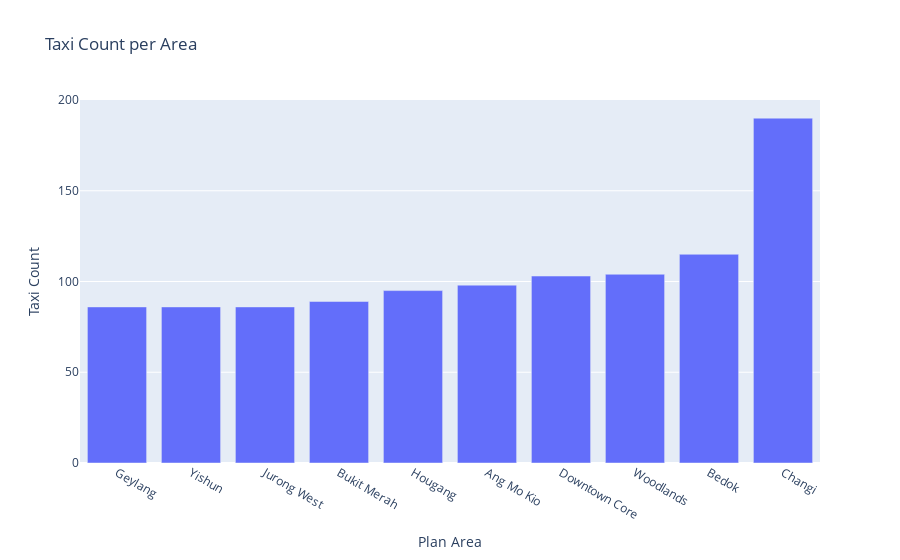
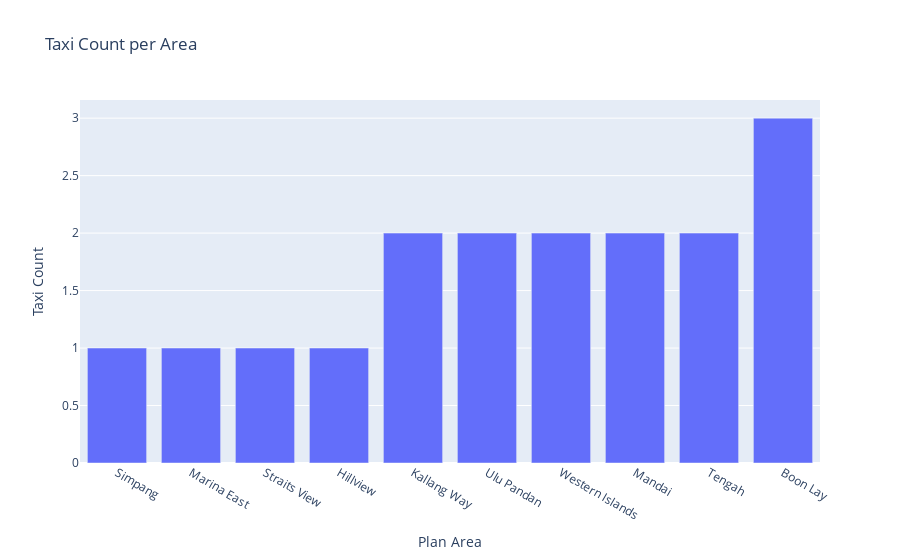

The cell these charts' notebook holds for them, in order:
### Code cell
import psycopg2
import requests
import json
import pandas as pd
from sqlalchemy import create_engine
import geopandas as gpd
import geopy
from geopy.geocoders import Nominatim
import plotly_express as px

conn_string = 'postgres://postgres:root@localhost:5432/test'
  
db = create_engine(conn_string)
conn = db.connect()

sql_query = pd.read_sql_query ('''
                               with cte as (
select max(create_time) max_create_time from taxi_availability ta 
)
select lat,lon from taxi_availability ta2, cte where ta2.create_time = max_create_time
                               ''', conn)

df_lat_lon = pd.DataFrame(sql_query, columns = ['lat', 'lon'])
# print (df_lat_lon)

px.set_mapbox_access_token("pk.eyJ1Ijoic2hha2Fzb20iLCJhIjoiY2plMWg1NGFpMXZ5NjJxbjhlM2ttN3AwbiJ9.RtGYHmreKiyBfHuElgYq_w")
fig = px.scatter_mapbox(df_lat_lon, lat="lat", lon="lon",  zoom=10)
fig.show()

sql_query2 = pd.read_sql_query ('''
                               with cte as (
select max(create_time) max_create_time from taxi_availability ta 
)
select count(1) as taxi_count, plan_area from taxi_availability ta2, cte where ta2.create_time = max_create_time group by 2
                               ''', conn)

df_taxi_availability = pd.DataFrame(sql_query2, columns = ['taxi_count', 'plan_area'])
# print (df_taxi_availability)

df_taxi_availability_max = df_taxi_availability.sort_values(by = 'taxi_count', ascending = False).head(10) 

fig1 = px.bar(df_taxi_availability_max, x="plan_area", y="taxi_count", labels={'taxi_count':'Taxi Count', 'plan_area':'Plan Area'},
                  title="Taxi Count per Area").update_xaxes(categoryorder='total ascending')
fig1.show()

df_taxi_availability_min = df_taxi_availability.sort_values(by = 'taxi_count', ascending = True).head(10) 

fig2 = px.bar(df_taxi_availability_min, x="plan_area", y="taxi_count", labels={'taxi_count':'Taxi Count', 'plan_area':'Plan Area'},
                  title="Taxi Count per Area").update_xaxes(categoryorder='total ascending')
fig2.show()

sql_query3 = '''
                                with cte as(
 select distinct taxi_count, create_time from taxi_count tc)
 select avg(taxi_count) from cte
                                '''
result = db.execute(sql_query3)
row = result.fetchone()
print('Average taxi avalability across Singapore is :', row['avg'])

### Figure 1 — Plotly figure (JSON) as saved in the notebook; plotly's stock layout.template omitted (floating-point values rounded to 4 significant figures)
{"data": [{"alignmentgroup": "True", "hovertemplate": "Plan Area=%{x}<br>Taxi Count=%{y}<extra></extra>", "legendgroup": "", "marker": {"color": "#636efa", "pattern": {"shape": ""}}, "name": "", "offsetgroup": "", "orientation": "v", "showlegend": false, "textposition": "auto", "type": "bar", "x": ["Changi", "Bedok", "Woodlands", "Downtown Core", "Ang Mo Kio", "Hougang", "Bukit Merah", "Geylang", "Yishun", "Jurong West"], "xaxis": "x", "y": [190, 115, 104, 103, 98, 95, 89, 86, 86, 86], "yaxis": "y"}], "layout": {"barmode": "relative", "legend": {"tracegroupgap": 0}, "title": {"text": "Taxi Count per Area"}, "xaxis": {"anchor": "y", "categoryorder": "total ascending", "domain": [0, 1], "title": {"text": "Plan Area"}}, "yaxis": {"anchor": "x", "domain": [0, 1], "title": {"text": "Taxi Count"}}}}

### Figure 2 — Plotly figure (JSON) as saved in the notebook; plotly's stock layout.template omitted (floating-point values rounded to 4 significant figures)
{"data": [{"alignmentgroup": "True", "hovertemplate": "Plan Area=%{x}<br>Taxi Count=%{y}<extra></extra>", "legendgroup": "", "marker": {"color": "#636efa", "pattern": {"shape": ""}}, "name": "", "offsetgroup": "", "orientation": "v", "showlegend": false, "textposition": "auto", "type": "bar", "x": ["Simpang", "Marina East", "Straits View", "Hillview", "Kallang Way", "Ulu Pandan", "Western Islands", "Mandai", "Tengah", "Boon Lay"], "xaxis": "x", "y": [1, 1, 1, 1, 2, 2, 2, 2, 2, 3], "yaxis": "y"}], "layout": {"barmode": "relative", "legend": {"tracegroupgap": 0}, "title": {"text": "Taxi Count per Area"}, "xaxis": {"anchor": "y", "categoryorder": "total ascending", "domain": [0, 1], "title": {"text": "Plan Area"}}, "yaxis": {"anchor": "x", "domain": [0, 1], "title": {"text": "Taxi Count"}}}}
